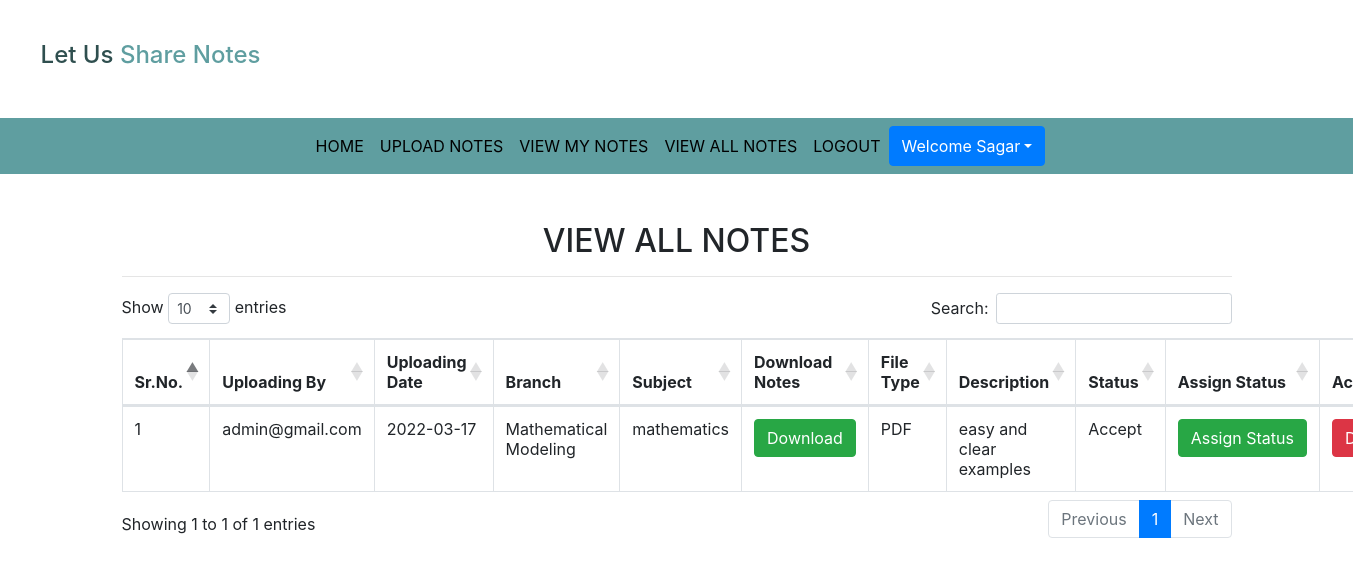
Page /viewallnotes (signed in) on the committed database.
### Notes/models.py (models this page shows, shortened)
class Notes(models.Model):
    user=models.ForeignKey(User,on_delete=models.CASCADE)
    uploadingdate=models.CharField(max_length=30)
    branch=models.CharField(max_length=30)
    subject=models.CharField(max_length=30)
    notesfile=models.FileField(null=True)
    filetype=models.CharField(max_length=30)
    description=models.CharField(max_length=200, null=True)
    status=models.CharField(max_length=15,)

### Notes/views.py (the view)
# urls.py: path('viewallnotes',viewallnotes,name='viewallnotes'),
def viewallnotes(request):
    if not request.user.is_authenticated:
        return redirect('login')
    notes=Notes.objects.filter(status="Accept")
    d={'notes':notes}
    return render(request,'viewallnotes.html',d)

### Notes/templates/viewallnotes.html (shortened to what this page needs)
{% extends 'usernavigation.html' %}
{% load static %}
{% block body %}
<link rel="stylesheet" href="https://cdnjs.cloudflare.com/ajax/libs/twitter-bootstrap/4.5.2/css/bootstrap.css">
<link rel="stylesheet" href="https://cdn.datatables.net/1.11.5/css/dataTables.bootstrap4.min.css">
<div class="container mt-5" xmlns="http://www.w3.org/1999/html">
    <h2 class="text-center">VIEW ALL NOTES</h2>
        <HR>
    <table class="table table-bordered" id="example">
    <thead>
    <tr>
        <th>Sr.No.</th>
        <th>Uploading By</th>
        <th>Uploading Date</th>
        <th>Branch</th>
        <th>Subject</th>
        <th>Download Notes</th>
        <th>File Type</th>
        <th>Description</th>
        <th>Status</th>
        <th>Assign Status</th>
        <th>Action</th>
    </tr>
    </thead>
        <tbody>
    {% for i in notes %}
    <tr>
        <td>{{forloop.counter}}</td>
        <td>{{i.user.username}}</td>
        <td>{{i.uploadingdate}}</td>
        <td>{{i.branch}}</td>
        <td>{{i.subject}}</td>
        <td><a href="{{i.notesfile.url}}" class="btn btn-success" download>Download</a></td>
        <td>{{i.filetype}}</td>
        <td>{{i.description}}</td>
        <td>{{i.status}}</td>
        <td><a href="{% url 'assign_status' i.id %}" class="btn btn-success">Assign&nbsp;Status</a></td>
        <td><a href="{% url 'delete_notes' i.id %}" class="btn btn-danger" onclick="return confirm('Are you Sure?')">Delete</a></td>
    </tr>
    {% endfor %}
        </tbody>
    </table>
</div>
{% endblock %}

### Notes/templates/usernavigation.html (shortened to what this page needs)
<html>
<head>
  {% load static %}
  <link rel="stylesheet" href="https://maxcdn.bootstrapcdn.com/bootstrap/4.3.1/css/bootstrap.min.css">
  <link rel="stylesheet" href="https://use.fontawesome.com/releases/v5.6.3/css/all.css"></head>
  <link rel="stylesheet" href="{% static 'css/mystyle.css' %}">
</head>
<body>
<h4 style="padding : 3%"><span style="color:darkslategrey">Let Us</span><span style="color:cadetblue"> Share Notes</span></h4>
<nav class="navbar navbar-expand-sm justify-content-center" style = "background-color : cadetblue">
  <ul class="navbar-nav">
    <li class="navbar-item">
      <a class="nav-link" href="{% url 'profile' %}">HOME</a>
    </li>
    <li class="navbar-item">
      <a class="nav-link" href="{% url 'upload_notes' %}">UPLOAD NOTES</a>
    </li>
    <li class="navbar-item">
      <a class="nav-link" href="{% url 'view_mynotes' %}">VIEW MY NOTES</a>
    </li>
    <li class="navbar-item">
      <a class="nav-link" href="{% url 'viewallnotes' %}">VIEW ALL NOTES</a>
    </li>
    <li class="navbar-item">
      <a class="nav-link" href="{% url 'logout' %}">LOGOUT</a>
    </li>
    <div class="btn-group">
      <button type="button" class="btn btn-primary dropdown-toggle" data-toggle="dropdown">Welcome {{request.user.first_name}}</button>
    </div>
  </ul>
</nav>
</body>
</html>
{% block body %}
{% endblock %}

### Notes/static/css/mystyle.css (style rules this page uses)
.nav-link { color : black }

### rows in the picture
Notes: user.username "admin@gmail.com", uploadingdate "2022-03-17", branch "Mathematical Modeling", subject "mathematics", filetype "PDF", description "easy and clear examples", status "Accept"

### other values in the picture
{{ request.user.first_name }} "Sagar"
